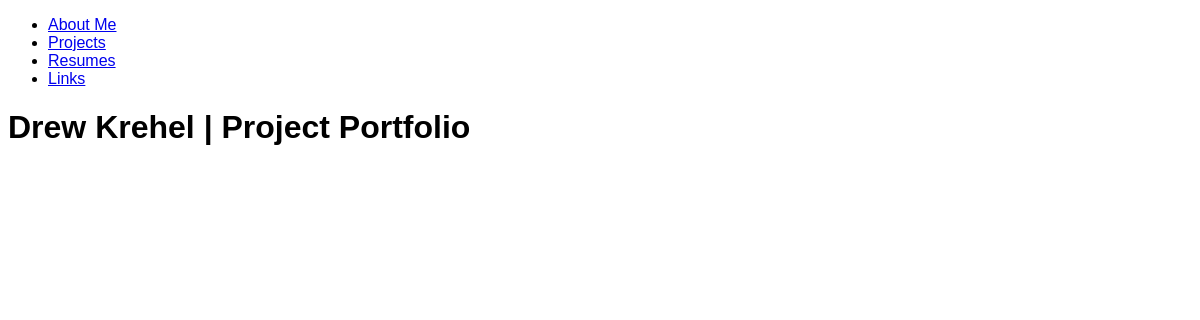
Before: /projects/ with the older database file.
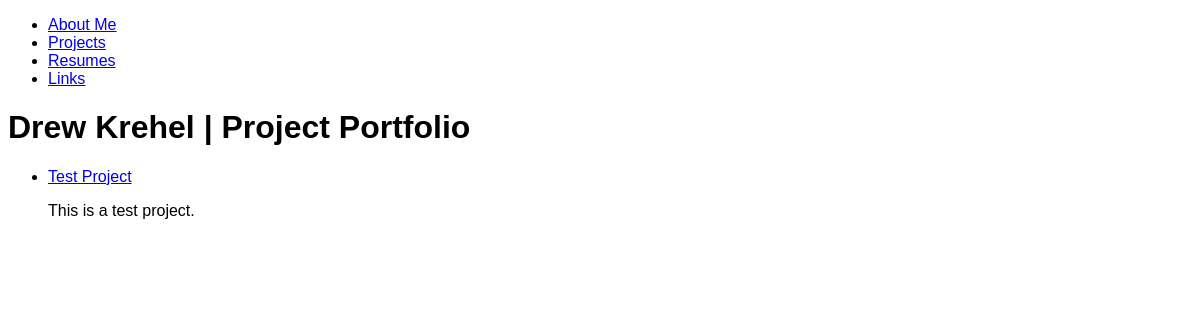
After: the same page with the newer database file.
### builder/models.py (models this page shows)
class Profile(models.Model):
    user = models.OneToOneField(
        User,
        on_delete=models.CASCADE
    )
    display_name = models.CharField(
        max_length=200,
        help_text="Enter the name you want visitors to see"
    )
    email = models.EmailField(
        max_length=200,
        help_text="Enter the email you want visitors to see"
    )
    phone = models.CharField(
        max_length=50,
        blank=True,
        help_text="Enter the # you want visitors to see"
    )
    bio = models.TextField(
        max_length=1000,
        blank=True,
        help_text="Add a short bio"
    )
    profile_image = models.ImageField(
        upload_to='profile_images/',
        blank=True,
        help_text="Upload a profile image"
    )

class Project(models.Model):
    user = models.ForeignKey(
    User,
    on_delete=models.CASCADE
    )
    title = models.CharField(
        max_length=200,
        help_text="Enter the name of your project"
    )
    description = models.TextField(
        max_length=500,
        blank=True,
        help_text="Enter a brief description of your project"
    )
    link = models.URLField(
        help_text="Enter the URL for your project"
    )
    image = models.ImageField(
        upload_to='project_images/',
        blank=True,
        help_text="Upload a project image"
    )

### builder/views.py (the view)
# urls.py: path("projects/", views.projects, name="projects"),
def projects(request):
    projects = Project.objects.filter(user__username="drewkrehel")
    profile = Profile.objects.get(user__username="drewkrehel")
    context = {
        'projects': projects,
        'profile': profile,
    }
    return render(request, 'projects.html', context=context)

### builder/templates/projects.html (shortened to what this page needs)
{% extends "base.html" %}
{% block content %}
    <h1>{{ profile.display_name }} | Project Portfolio</h1>
    {% if projects %}
    <ul>
        {% for project in projects %}
        <li>
            <a href="{{ project.link }}">{{ project.title }}</a>
            {% if project.description %}
                <p>{{ project.description }}</p>
            {% endif %}
        </li>
        {% endfor %}
    </ul>
    {% endif %}
{% endblock %}

### builder/templates/base.html (shortened to what this page needs)
{% load static %}
<!DOCTYPE html>
<html lang="en">
<head>
    <link rel="stylesheet" href="{% static 'css/styles.css' %}">
</head>
<body>
    <nav>
        <ul>
            <li> <a href="{% url 'about' %}">About Me</a></li>
            <li> <a href="{% url 'projects' %}">Projects</a></li>
            <li> <a href="{% url 'resumes' %}">Resumes</a></li>
            <li> <a href="{% url 'links' %}">Links</a></li>
        </ul>
    </nav>
    {% block content %}
    {% endblock %}
</body>
</html>

### builder/static/css/styles.css (style rules this page uses)
body { font-family: Arial, sans-serif; }

Changed rows visible on the page:
added Project: title "Test Project", description "This is a test project."
